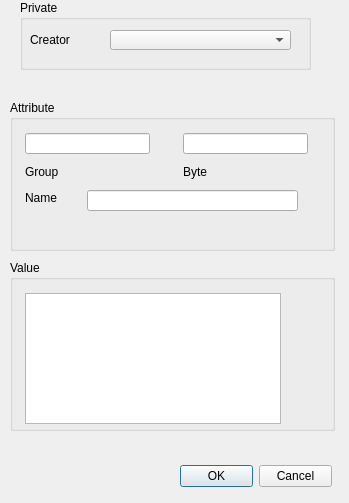
<?xml version="1.0" encoding="UTF-8"?>
<ui version="4.0">
 <class>add_element_dialog</class>
 <widget class="QDialog" name="add_element_dialog">
  <property name="geometry">
   <rect>
    <x>0</x>
    <y>0</y>
    <width>349</width>
    <height>503</height>
   </rect>
  </property>
  <property name="windowTitle">
   <string>Dialog</string>
  </property>
  <widget class="QGroupBox" name="group_box_element_value">
   <property name="geometry">
    <rect>
     <x>10</x>
     <y>260</y>
     <width>325</width>
     <height>171</height>
    </rect>
   </property>
   <property name="title">
    <string>Value</string>
   </property>
   <widget class="QTextEdit" name="text_edit_element_value">
    <property name="geometry">
     <rect>
      <x>15</x>
      <y>33</y>
      <width>256</width>
      <height>131</height>
     </rect>
    </property>
   </widget>
  </widget>
  <widget class="QGroupBox" name="group_box_attribute">
   <property name="geometry">
    <rect>
     <x>10</x>
     <y>100</y>
     <width>325</width>
     <height>151</height>
    </rect>
   </property>
   <property name="title">
    <string>Attribute</string>
   </property>
   <widget class="QLineEdit" name="line_edit_group_hex">
    <property name="geometry">
     <rect>
      <x>15</x>
      <y>33</y>
      <width>125</width>
      <height>21</height>
     </rect>
    </property>
    <property name="sizePolicy">
     <sizepolicy hsizetype="Expanding" vsizetype="Fixed">
      <horstretch>1</horstretch>
      <verstretch>0</verstretch>
     </sizepolicy>
    </property>
   </widget>
   <widget class="QLabel" name="label_attribute_group">
    <property name="geometry">
     <rect>
      <x>15</x>
      <y>64</y>
      <width>37</width>
      <height>16</height>
     </rect>
    </property>
    <property name="sizePolicy">
     <sizepolicy hsizetype="Preferred" vsizetype="Preferred">
      <horstretch>1</horstretch>
      <verstretch>0</verstretch>
     </sizepolicy>
    </property>
    <property name="text">
     <string>Group</string>
    </property>
   </widget>
   <widget class="QLineEdit" name="line_edit_attribute_name">
    <property name="geometry">
     <rect>
      <x>77</x>
      <y>90</y>
      <width>211</width>
      <height>21</height>
     </rect>
    </property>
    <property name="sizePolicy">
     <sizepolicy hsizetype="Expanding" vsizetype="Fixed">
      <horstretch>0</horstretch>
      <verstretch>0</verstretch>
     </sizepolicy>
    </property>
    <property name="readOnly">
     <bool>true</bool>
    </property>
   </widget>
   <widget class="QLabel" name="label_attribute_name">
    <property name="geometry">
     <rect>
      <x>15</x>
      <y>90</y>
      <width>35</width>
      <height>16</height>
     </rect>
    </property>
    <property name="sizePolicy">
     <sizepolicy hsizetype="Preferred" vsizetype="Preferred">
      <horstretch>0</horstretch>
      <verstretch>0</verstretch>
     </sizepolicy>
    </property>
    <property name="text">
     <string>Name</string>
    </property>
   </widget>
   <widget class="QLabel" name="label_attribute_element">
    <property name="geometry">
     <rect>
      <x>173</x>
      <y>64</y>
      <width>49</width>
      <height>16</height>
     </rect>
    </property>
    <property name="text">
     <string>Byte</string>
    </property>
   </widget>
   <widget class="QLineEdit" name="line_edit_element_hex">
    <property name="geometry">
     <rect>
      <x>173</x>
      <y>33</y>
      <width>125</width>
      <height>21</height>
     </rect>
    </property>
    <property name="sizePolicy">
     <sizepolicy hsizetype="Expanding" vsizetype="Fixed">
      <horstretch>1</horstretch>
      <verstretch>0</verstretch>
     </sizepolicy>
    </property>
   </widget>
  </widget>
  <widget class="QDialogButtonBox" name="buttonBox">
   <property name="geometry">
    <rect>
     <x>180</x>
     <y>460</y>
     <width>152</width>
     <height>32</height>
    </rect>
   </property>
   <property name="orientation">
    <enum>Qt::Horizontal</enum>
   </property>
   <property name="standardButtons">
    <set>QDialogButtonBox::Cancel|QDialogButtonBox::Ok</set>
   </property>
  </widget>
  <widget class="QGroupBox" name="group_private_block">
   <property name="geometry">
    <rect>
     <x>20</x>
     <y>0</y>
     <width>291</width>
     <height>70</height>
    </rect>
   </property>
   <property name="title">
    <string>Private</string>
   </property>
   <widget class="QLabel" name="label">
    <property name="geometry">
     <rect>
      <x>10</x>
      <y>30</y>
      <width>51</width>
      <height>20</height>
     </rect>
    </property>
    <property name="text">
     <string>Creator</string>
    </property>
   </widget>
   <widget class="QComboBox" name="combo_box_creator_list">
    <property name="geometry">
     <rect>
      <x>90</x>
      <y>30</y>
      <width>181</width>
      <height>20</height>
     </rect>
    </property>
   </widget>
  </widget>
 </widget>
 <resources/>
 <connections>
  <connection>
   <sender>buttonBox</sender>
   <signal>accepted()</signal>
   <receiver>add_element_dialog</receiver>
   <slot>accept()</slot>
   <hints>
    <hint type="sourcelabel">
     <x>248</x>
     <y>254</y>
    </hint>
    <hint type="destinationlabel">
     <x>157</x>
     <y>274</y>
    </hint>
   </hints>
  </connection>
  <connection>
   <sender>buttonBox</sender>
   <signal>rejected()</signal>
   <receiver>add_element_dialog</receiver>
   <slot>reject()</slot>
   <hints>
    <hint type="sourcelabel">
     <x>316</x>
     <y>260</y>
    </hint>
    <hint type="destinationlabel">
     <x>286</x>
     <y>274</y>
    </hint>
   </hints>
  </connection>
 </connections>
</ui>
